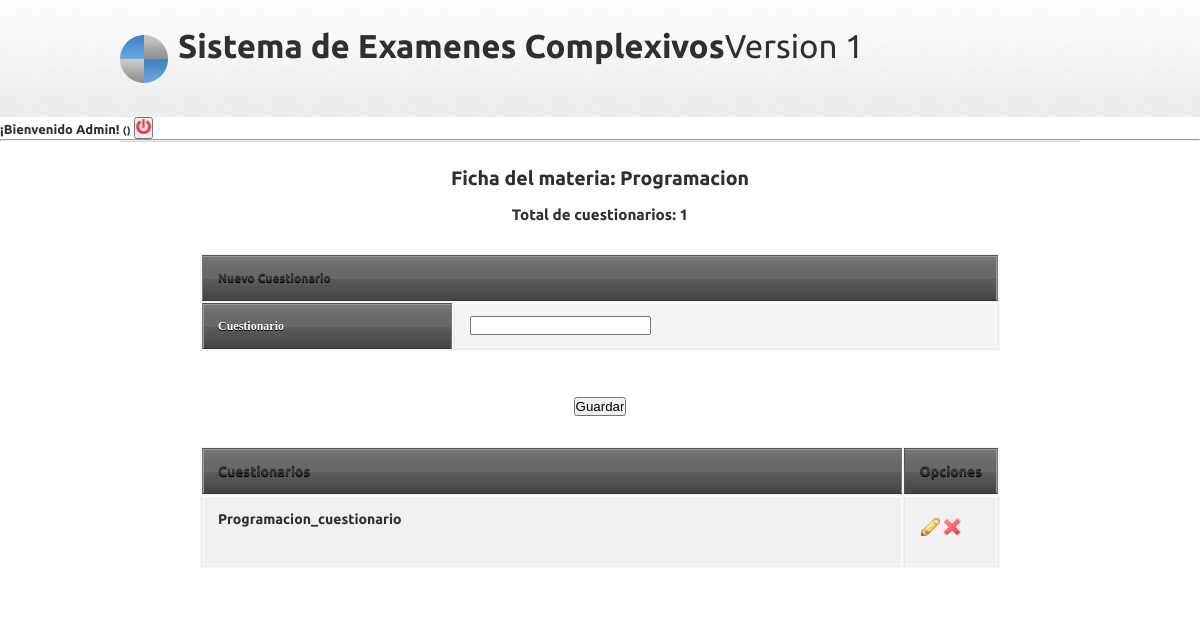
The app's page /ficha_materia.php?materia=1 (signed in) with its own data.
### tables this page shows
CREATE TABLE IF NOT EXISTS `materias` (
`id_materias` int(11) NOT NULL,
  `Materia` varchar(45) DEFAULT NULL,
  `id_titulacion` int(11) NOT NULL
);

CREATE TABLE IF NOT EXISTS `cuestionario` (
`id_cuestionario` int(11) NOT NULL,
  `cuestionario` varchar(45) DEFAULT NULL,
  `id_materia` int(11) NOT NULL,
  `estado` tinyint(1) DEFAULT '0'
);

### DAT/DATmateria.php (called while the page is built, shortened)
<?php
if (!function_exists('materias_consultar')) {
	function materias_consultar($criterio,$valor){
    require("DAT/conect.php");
    $SQL="call SP_materias_cons('".$criterio."','".$valor."')";
    $resultado=mysqli_query($link,$SQL) or die(mysqli_error($link));
    return ($resultado);
	}
}
 ?>

### BL/materias_funciones.php (called while the page is built, shortened)
<?php
if (!function_exists('consultar_materia')){
	require("DAT/DATmateria.php");
	function consultar_materia($criterio,$valor){
    $resultado=materias_consultar($criterio,$valor);
    return (transformar_a_lista($resultado));
	}
}
if (!function_exists('insertar_materia')){
	require("DAT/DATmateria.php");
}
if (!function_exists('eliminar_materia')) {
	require("DAT/DATmateria.php");
}
 ?>

### BL/general_funciones.php (called while the page is built, shortened)
<?php
function transformar_a_lista($resultado){
	if (mysqli_num_rows($resultado)>0) {
    	$lista=mysqli_fetch_all($resultado,MYSQLI_ASSOC);
   		return($lista);
    }else{
    	return 0;
    }
}
 ?>

### DAT/DATcuestionarios.php (called while the page is built, shortened)
<?php
if (!function_exists('consultar_cuestionario')){
	function consultar_cuestionario($criterio,$valor){
		    require("DAT/conect.php");
		    $SQL="call SP_cuestionarios_cons('".$criterio."','".$valor."')";
		    $resultado=mysqli_query($link,$SQL) or die(mysqli_error($link));
		    return ($resultado);
		}
}
 ?>

### BL/cuestionarios_funciones.php (called while the page is built, shortened)
<?php
if (!function_exists('cuestionario_consultar')){
	require("DAT/DATcuestionarios.php");
	function cuestionario_consultar($criterio,$valor){
	$res=consultar_cuestionario($criterio,$valor);
	return(transformar_a_lista($res));
	}
}
if (!function_exists('cuestionario_autorizar')){
	require("DAT/DATcuestionarios.php");
}
if (!function_exists('cuestionario_eliminar')){
	require("DAT/DATcuestionarios.php");
}
if (!function_exists('cuestionario_insertar')){
	require("DAT/DATcuestionarios.php");
}
 ?>

### ficha_materia.php (the view, shortened to what this page needs)
<?php
include("cabecera.php");
include("BL/materias_funciones.php");
include("BL/cuestionarios_funciones.php");
 $materia=consultar_materia("id",$_GET["materia"]);
 $materia=$materia[0];
 $cuestionarios=cuestionario_consultar('materia',$materia['Materia']);
 $total=count($cuestionarios);
echo"
<div id='maincontent' class='bodywidth clear' align='center'>
    <h2>Ficha del materia: ".$materia['Materia']." </h2><br>
    <h3>Total de cuestionarios: ". $total." </h3>";
echo "<form name=form action=".$_SERVER['PHP_SELF']."?materia=".$_GET["materia"]." method='post'>";
	echo "<table class=tablas>
	<tr><th colspan=2><h4>Nuevo Cuestionario</th></tr>";
	echo "<tr><th>Cuestionario</th><td><input type='text' name=cuestionario></td></tr>";
	echo "</table><br><input type='submit' value='Guardar'>";
	echo "</form>";
echo "<table>
  <thead>
    <tr>
    <th><h3>Cuestionarios</h3></th>
    <th width='10%'><h3>Opciones</h3></th>
    </tr>
  </thead>
  <tbody>";
  if (is_array($cuestionarios)) {
  foreach ($cuestionarios as $cuestionario) {
    echo "<tr>";
    echo "<td><h3>".$cuestionario['cuestionario']."</h3><br>";
    echo"</td>";
      echo "<td><h4><a href=ficha_cuestionario_editar.php?cuestionario=".$cuestionario['id_cuestionario']."&materia=".$_GET["materia"].">
          <img src=images/pencil.png width=20></a>
          <a href=ficha_cuestionario_borrar.php?borrar=".$cuestionario['id_cuestionario']."&materia=".$_GET["materia"].">
          <img src=images/cross.png width=20></a> </h4></td>";
      echo "</tr>";
      }
	}else{
  		echo "<tr>";
  		echo "<td>sin datos</td>";
  		echo "</tr>";
	}
echo "</tbody>";
echo "</table>";
?>

### css/styles.css (style rules this page uses)
* { margin:0; padding:0; }
img, img a { outline:none; border:none; }
body { background-color:#fff; color:#575757; font:81.3% "Georgia",times,serif; margin:0; padding:0; }
a, a:visited { outline:none; color:#4086c6; text-decoration:none; }
.clear:before, .clear:after { content:""; display:table; }
.clear:after { clear:both; }
.clear { zoom:1; }
.bodywidth { width:960px; margin:0 auto; clear:both; }
h1, h2, h3, h4, h5, h6 { color:#2f2f2f; font-family:"Ubuntu",arial; }
table { background: #f5f5f5; border-collapse: separate; box-shadow: inset 0 1px 0 #fff; font-size: 12px; line-height: 24px; margin: 30px auto; text-align: left; width: 800px; }
th { background: url(http://jackrugile.com/images/misc/noise-diagonal.png), linear-gradient(#777, #444); border-left: 1px solid #555; border-right: 1px solid #777; border-top: 1px solid #555; border-bottom: 1px solid #333; box-shadow: inset 0 1px 0 #999; color: #FFF !important; font-weight: bold; padding: 10px 15px; position: relative; text-shadow: 0 1px 0 #000; }
th:after { background: linear-gradient(rgba(255,255,255,0), rgba(255,255,255,.08)); content: ''; display: block; height: 25%; left: 0; margin: 1px 0 0 0; position: absolute; top: 25%; width: 100%; }
th:first-child { border-left: 1px solid #777; box-shadow: inset 1px 1px 0 #999; }
th:last-child { box-shadow: inset -1px 1px 0 #999; }
td { border-right: 1px solid #fff; border-left: 1px solid #e8e8e8; border-top: 1px solid #fff; border-bottom: 1px solid #e8e8e8; padding: 10px 15px; position: relative; transition: all 300ms; }
td:first-child { box-shadow: inset 1px 0 0 #fff; }
td:last-child { border-right: 1px solid #e8e8e8; box-shadow: inset -1px 0 0 #fff; }
tr { background: url(http://jackrugile.com/images/misc/noise-diagonal.png); }
tr:nth-child(odd) td { background: #f1f1f1 url(http://jackrugile.com/images/misc/noise-diagonal.png); }
tr:last-of-type td { box-shadow: inset 0 -1px 0 #fff; }
tr:last-of-type td:first-child { box-shadow: inset 1px -1px 0 #fff; }
tr:last-of-type td:last-child { box-shadow: inset -1px -1px 0 #fff; }
#maincontent { border-top:1px #dbdbdb solid; padding:25px 0 0 0; overflow:hidden; }

### css/styleprint.css (style rules this page uses)
table { background: #f5f5f5; border-collapse: separate; box-shadow: inset 0 1px 0 #fff; font-size: 12px; line-height: 24px; margin: 30px auto; text-align: left; width: 800px; }
th { background: url(http://jackrugile.com/images/misc/noise-diagonal.png), linear-gradient(#777, #444); border-left: 1px solid #555; border-right: 1px solid #777; border-top: 1px solid #555; border-bottom: 1px solid #333; box-shadow: inset 0 1px 0 #999; color: #FFF !important; font-weight: bold; padding: 10px 15px; position: relative; text-shadow: 0 1px 0 #000; }

### records on screen
materias: Materia "Programacion"
cuestionario: cuestionario "Programacion_cuestionario"

### other values on screen
$_SESSION['user'] "Admin"
$total "1"
